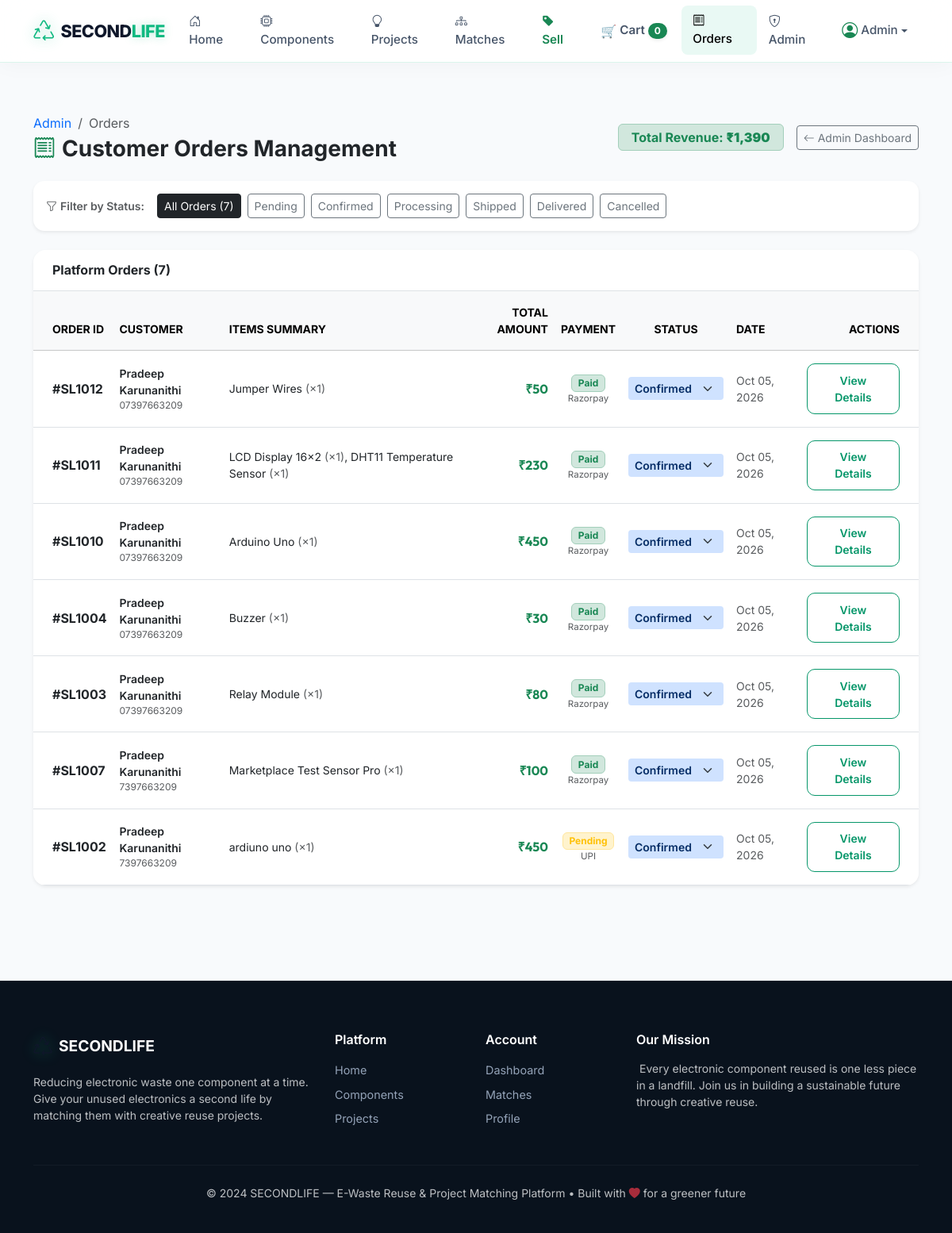
Page /admin/orders (signed in) on the committed database.
### models/models.py (models this page shows, shortened)
class Order(db.Model):
    __tablename__ = 'orders'
    STATUSES = ['Pending', 'Confirmed', 'Processing', 'Shipped', 'Delivered', 'Cancelled']
    PAYMENT_METHODS = ['Razorpay', 'UPI', 'Card', 'Cash on Delivery', 'Demo Payment']
    PAYMENT_STATUSES = ['Pending', 'Paid', 'Failed', 'Refunded']
    id = db.Column(db.Integer, primary_key=True)
    order_number = db.Column(db.String(50), unique=True, nullable=False)
    user_id = db.Column(db.Integer, db.ForeignKey('users.id'), nullable=False)
    total_amount = db.Column(db.Float, default=0.0, nullable=False)
    status = db.Column(db.String(30), default='Confirmed', nullable=False)
    payment_method = db.Column(db.String(50), default='Demo Payment', nullable=False)
    payment_status = db.Column(db.String(50), default='Pending', nullable=False)
    razorpay_order_id = db.Column(db.String(100), nullable=True)
    razorpay_payment_id = db.Column(db.String(100), nullable=True)
    razorpay_signature = db.Column(db.String(255), nullable=True)
    customer_name = db.Column(db.String(100), nullable=False)
    email = db.Column(db.String(120), nullable=True)
    phone = db.Column(db.String(20), nullable=False)
    address = db.Column(db.Text, nullable=False)
    city = db.Column(db.String(100), nullable=False)
    state = db.Column(db.String(100), nullable=False)
    pincode = db.Column(db.String(20), nullable=False)
    created_at = db.Column(db.DateTime, default=datetime.utcnow)
    items = db.relationship('OrderItem', backref='order', lazy=True, cascade='all, delete-orphan')

class OrderItem(db.Model):
    __tablename__ = 'order_items'
    id = db.Column(db.Integer, primary_key=True)
    order_id = db.Column(db.Integer, db.ForeignKey('orders.id'), nullable=False)
    seller_id = db.Column(db.Integer, db.ForeignKey('users.id'), nullable=True)
    component_id = db.Column(db.Integer, db.ForeignKey('components.id'), nullable=True)
    component_name = db.Column(db.String(200), nullable=False)
    quantity = db.Column(db.Integer, default=1, nullable=False)
    unit_price = db.Column(db.Float, default=0.0, nullable=False)
    subtotal = db.Column(db.Float, default=0.0, nullable=False)
    status = db.Column(db.String(30), default='Confirmed', nullable=False)
    seller = db.relationship('User', foreign_keys=[seller_id], backref=db.backref('sold_order_items', lazy=True), lazy=True)

### routes/admin.py (the view)
@admin_bp.route('/orders')
@admin_required
def admin_orders():
    status_filter = request.args.get('status', '')
    query = Order.query
    if status_filter:
        query = query.filter_by(status=status_filter)
    orders = query.order_by(Order.created_at.desc()).all()
    total_revenue = sum(o.total_amount for o in Order.query.filter(Order.status != 'Cancelled').all())
    return render_template(
        'admin_orders.html',
        orders=orders,
        status_filter=status_filter,
        statuses=Order.STATUSES,
        total_revenue=total_revenue
    )

### utils.py (called while the page is built)
def admin_required(f):
    @wraps(f)
    def decorated_function(*args, **kwargs):
        if 'user_id' not in session:
            flash('Please log in to access this page.', 'warning')
            return redirect(url_for('auth.login'))
        if session.get('user_role') != 'admin':
            flash('Access denied. Admin privileges required.', 'danger')
            return redirect(url_for('dashboard.dashboard'))
        return f(*args, **kwargs)
    return decorated_function

def format_currency(amount):
    if amount is None:
        return '₹0'
    try:
        val = float(amount)
        if val.is_integer():
            s = f"{int(val):,}"
        else:
            s = f"{val:,.2f}"
        return f"₹{s}"
    except (ValueError, TypeError):
        return f"₹{amount}"

### templates/admin_orders.html (shortened to what this page needs)
{% extends 'base.html' %}
{% block content %}
<div class="container py-4 py-md-5">
    <div class="d-flex flex-wrap justify-content-between align-items-center mb-4">
        <div>
            <nav aria-label="breadcrumb">
                <ol class="breadcrumb mb-1">
                    <li class="breadcrumb-item"><a href="{{ url_for('admin.admin_dashboard') }}" class="text-decoration-none">Admin</a></li>
                    <li class="breadcrumb-item active" aria-current="page">Orders</li>
                </ol>
            </nav>
            <h1 class="h3 fw-bold mb-0 text-dark">
                <i class="bi bi-receipt text-success me-2"></i>Customer Orders Management
            </h1>
        </div>
        <div class="d-flex align-items-center gap-3 mt-2 mt-md-0">
            <span class="badge bg-success-subtle text-success fs-6 px-3 py-2 border border-success-subtle">
                Total Revenue: <strong>{{ format_currency(total_revenue) }}</strong>
            </span>
            <a href="{{ url_for('admin.admin_dashboard') }}" class="btn btn-outline-secondary btn-sm">
                <i class="bi bi-arrow-left me-1"></i>Admin Dashboard
            </a>
        </div>
    </div>
    <div class="card border-0 shadow-sm mb-4" style="border-radius: 14px;">
        <div class="card-body p-3">
            <div class="d-flex flex-wrap gap-2 align-items-center">
                <span class="fw-semibold text-muted small me-2"><i class="bi bi-funnel me-1"></i>Filter by Status:</span>
                <a href="{{ url_for('admin.admin_orders') }}" class="btn btn-sm {% if not status_filter %}btn-dark{% else %}btn-outline-secondary{% endif %}">
                    All Orders ({{ orders|length if not status_filter else 'View All' }})
                </a>
                {% for st in statuses %}
                <a href="{{ url_for('admin.admin_orders', status=st) }}" class="btn btn-sm {% if status_filter == st %}btn-success text-white{% else %}btn-outline-secondary{% endif %}">
                    {{ st }}
                </a>
                {% endfor %}
            </div>
        </div>
    </div>
    <div class="card border-0 shadow-sm overflow-hidden" style="border-radius: 16px;">
        <div class="card-header bg-white py-3 px-4 border-bottom">
            <h6 class="fw-bold mb-0 text-dark">Platform Orders ({{ orders|length }})</h6>
        </div>
        {% if orders %}
        <div class="table-responsive">
            <table class="table align-middle mb-0">
                <thead class="table-light small text-muted text-uppercase">
                    <tr>
                        <th class="ps-4 py-3">Order ID</th>
                        <th class="py-3">Customer</th>
                        <th class="py-3">Items Summary</th>
                        <th class="py-3 text-end">Total Amount</th>
                        <th class="py-3 text-center">Payment</th>
                        <th class="py-3 text-center">Status</th>
                        <th class="py-3">Date</th>
                        <th class="pe-4 py-3 text-end">Actions</th>
                    </tr>
                </thead>
                <tbody>
                    {% for o in orders %}
                    <tr>
                        <td class="ps-4 py-3 fw-bold text-dark">
                            #{{ o.order_number }}
                        </td>
                        <td class="py-3">
                            <div class="fw-semibold small text-dark">{{ o.customer_name }}</div>
                            <div class="text-muted small" style="font-size: 0.75rem;">{{ o.phone }}</div>
                        </td>
                        <td class="py-3">
                            <div class="small text-dark">
                                {% for item in o.items %}
                                <span>{{ item.component_name }} <span class="text-muted">(×{{ item.quantity }})</span>{% if not loop.last %}, {% endif %}</span>
                                {% endfor %}
                            </div>
                        </td>
                        <td class="py-3 text-end fw-bold text-success" style="font-family: 'Outfit', sans-serif;">
                            {{ format_currency(o.total_amount) }}
                        </td>
                        <td class="py-3 text-center">
                            <span class="badge {% if o.payment_status == 'Paid' %}bg-success-subtle text-success border border-success-subtle{% elif o.payment_status == 'Pending' %}bg-warning-subtle text-warning border border-warning-subtle{% elif o.payment_status == 'Failed' %}bg-danger-subtle text-danger border border-danger-subtle{% else %}bg-secondary-subtle text-secondary border border-secondary-subtle{% endif %}">
                                {{ o.payment_status or 'Pending' }}
                            </span>
                            <div class="text-muted small" style="font-size: 0.72rem;">{{ o.payment_method }}</div>
                        </td>
                        <td class="py-3 text-center">
                            <form action="{{ url_for('admin.admin_update_order_status', order_id=o.id) }}" method="POST" class="d-inline-flex align-items-center">
                                <select name="status" class="form-select form-select-sm border-0 shadow-none {% if o.status == 'Delivered' %}bg-success-subtle text-success-emphasis{% elif o.status == 'Cancelled' %}bg-danger-subtle text-danger-emphasis{% elif o.status == 'Shipped' %}bg-info-subtle text-info-emphasis{% else %}bg-primary-subtle text-primary-emphasis{% endif %} fw-semibold" onchange="this.form.submit();" style="width: auto; min-width: 120px;">
                                    {% for st in statuses %}
                                    <option value="{{ st }}" {% if o.status == st %}selected{% endif %}>{{ st }}</option>
                                    {% endfor %}
                                </select>
                            </form>
                        </td>
                        <td class="py-3 text-muted small">
                            {{ o.created_at.strftime('%b %d, %Y') }}
                        </td>
                        <td class="pe-4 py-3 text-end">
                            <a href="{{ url_for('admin.admin_order_detail', order_id=o.id) }}" class="btn btn-outline-primary btn-sm">
                                View Details
                            </a>
                        </td>
                    </tr>
                    {% endfor %}
                </tbody>
            </table>
        </div>
        {% else %}
        <div class="text-center py-5">
            <i class="bi bi-inbox text-muted" style="font-size: 3rem;"></i>
            <h5 class="fw-bold text-dark mt-2">No Orders Found</h5>
            <p class="text-muted small">No customer orders matching the selected filter.</p>
        </div>
        {% endif %}
    </div>
</div>
{% endblock %}

### static/css/style.css (style rules this page uses)
:root { --primary: #059669; --primary-glow: rgba(5, 150, 105, 0.35); --eco-emerald: #10b981; --eco-mint: #34d399; --eco-teal: #14b8a6; --eco-cyan: #06b6d4; --eco-dark: #064e3b; --eco-deep-bg: #09121d; --dark-surface: #0f172a; --dark-card: rgba(15, 23, 42, 0.75); --dark-border: rgba(16, 185, 129, 0.2); --bg-main: #f8fafc; --bg-card: #ffffff; --text-main: #0f172a; --text-muted: #64748b; --border-color: #e2e8f0; --glass-bg: rgba(255, 255, 255, 0.82); --glass-border: rgba(255, 255, 255, 0.7); --glass-shadow: 0 12px 35px rgba(0, 0, 0, 0.04); }
body { font-family: 'Inter', -apple-system, BlinkMacSystemFont, "Segoe UI", Roboto, sans-serif; background-color: var(--bg-main); color: var(--text-main); min-height: 100vh; display: flex; flex-direction: column; overflow-x: hidden; }
.btn-outline-primary { color: var(--primary); border-color: var(--primary); font-weight: 600; border-radius: 10px; padding: 0.6rem 1.3rem; transition: all 0.25s ease; }

### rows in the picture
Order: order_number "SL1012", customer_name "Pradeep Karunanithi", phone "07397663209", total_amount "₹50", payment_status "Paid", payment_method "Razorpay", status "Confirmed", created_at "Oct 05, 2026"
OrderItem: component_name "Jumper Wires", quantity "1"
Order: order_number "SL1011", customer_name "Pradeep Karunanithi", phone "07397663209", total_amount "₹230", payment_status "Paid", payment_method "Razorpay", status "Confirmed", created_at "Oct 05, 2026"
OrderItem: component_name "LCD Display 16x2", quantity "1"
OrderItem: component_name "DHT11 Temperature Sensor", quantity "1"
Order: order_number "SL1010", customer_name "Pradeep Karunanithi", phone "07397663209", total_amount "₹450", payment_status "Paid", payment_method "Razorpay", status "Confirmed", created_at "Oct 05, 2026"
OrderItem: component_name "Arduino Uno", quantity "1"
Order: order_number "SL1004", customer_name "Pradeep Karunanithi", phone "07397663209", total_amount "₹30", payment_status "Paid", payment_method "Razorpay", status "Confirmed", created_at "Oct 05, 2026"
OrderItem: component_name "Buzzer", quantity "1"
Order: order_number "SL1003", customer_name "Pradeep Karunanithi", phone "07397663209", total_amount "₹80", payment_status "Paid", payment_method "Razorpay", status "Confirmed", created_at "Oct 05, 2026"
OrderItem: component_name "Relay Module", quantity "1"
Order: order_number "SL1007", customer_name "Pradeep Karunanithi", phone "7397663209", total_amount "₹100", payment_status "Paid", payment_method "Razorpay", status "Confirmed", created_at "Oct 05, 2026"
OrderItem: component_name "Marketplace Test Sensor Pro", quantity "1"
Order: order_number "SL1002", customer_name "Pradeep Karunanithi", phone "7397663209", total_amount "₹450", payment_status "Pending", payment_method "UPI", status "Confirmed", created_at "Oct 05, 2026"
OrderItem: component_name "ardiuno uno", quantity "1"

### other values in the picture
{{ cart_count }} "0"
{{ session.get('user_name', 'Profile') }} "Admin"
{{ orders|length if not status_filter else 'View All' }} "7"
{{ st }} "Pending" "Confirmed" "Processing" "Shipped" "Delivered" "Cancelled"
{{ orders|length }} "7"
